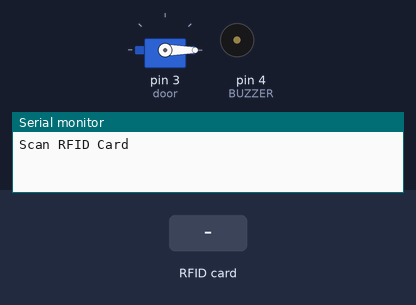
The sketch below on a simulated Arduino Uno, built with avr-gcc and run on an emulated ATmega328P. On the bench: servo, buzzer (waves = sounding, pin HIGH), the last lines printed to the serial monitor. The test bench sets the inputs (shaded band). Pins used as bus, display or sensor lines are not drawn.

Above: at 1.2 s.
1.3 s: RFID card 5E 7A 19 C4 held to the reader
At 2.1 s:
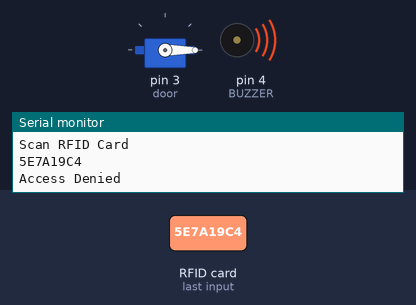
Timing chart, 0 to 4.3 s (numbered marks = the images above; inputs shaded):
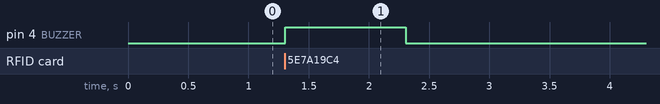

The sketch:

rfidDoorOpenClose.ino
```cpp
#include <SPI.h>
#include <MFRC522.h>
#include <Servo.h>

#define SS_PIN 10
#define RST_PIN 9
#define BUZZER 4

Servo door;
MFRC522 rfid(SS_PIN, RST_PIN);

String masterCard = "27E5C55";

void setup() {

  Serial.begin(9600);
  SPI.begin();
  rfid.PCD_Init();

  door.attach(3);
  door.write(0);

  pinMode(BUZZER, OUTPUT);

  Serial.println("Scan RFID Card");
}

void loop() {

  if (!rfid.PICC_IsNewCardPresent()) return;
  if (!rfid.PICC_ReadCardSerial()) return;

  String cardID = "";

  for (byte i = 0; i < rfid.uid.size; i++) {
    cardID += String(rfid.uid.uidByte[i], HEX);
  }

  cardID.toUpperCase();

  Serial.println(cardID);

  if (cardID == masterCard) {

    Serial.println("Access Granted");

    digitalWrite(BUZZER, HIGH);
    delay(200);
    digitalWrite(BUZZER, LOW);

    door.write(90);   // Door Open
    delay(5000);

    door.write(0);    // Door Close
  }

  else {

    Serial.println("Access Denied");

    digitalWrite(BUZZER, HIGH);
    delay(1000);
    digitalWrite(BUZZER, LOW);
  }

  delay(2000);
}
```

Measured:
- after the input at 1.3 s, pin 4 (BUZZER): LOW → HIGH at once, → LOW 1.0 s later
